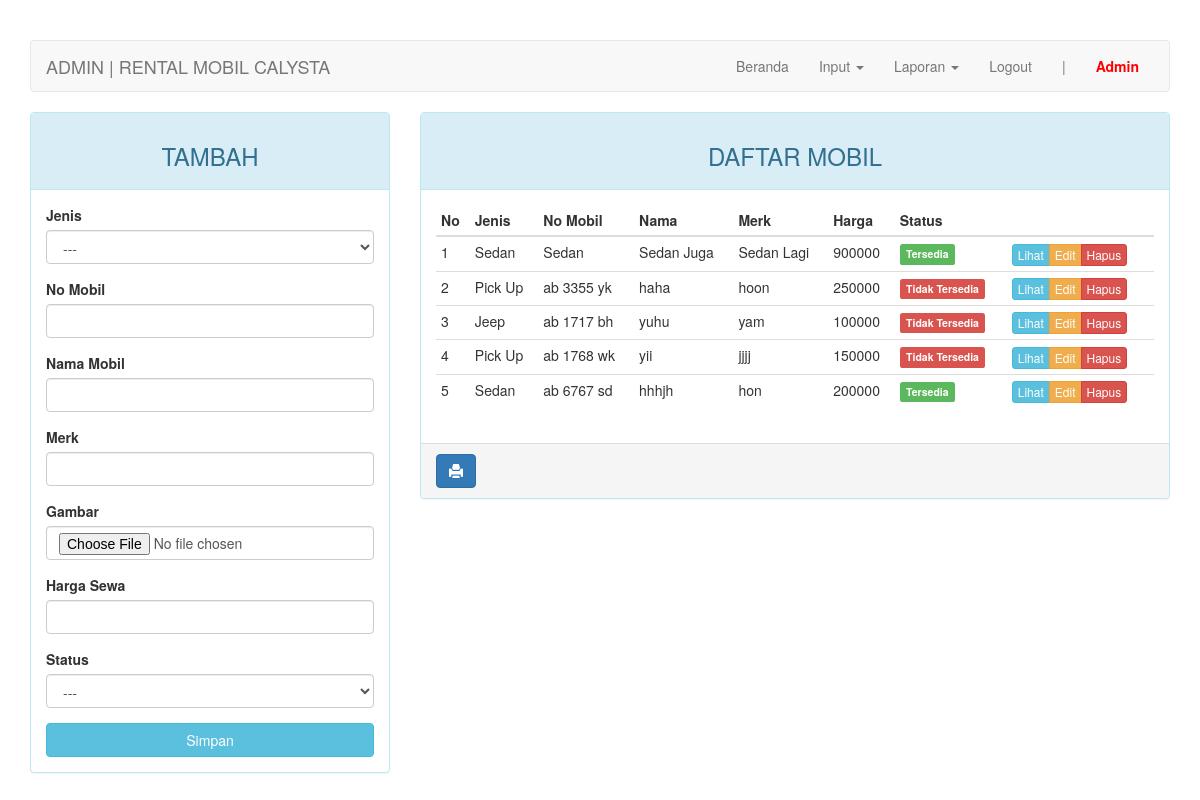
The app's page /admin/index.php?page=mobil (signed in), older data.
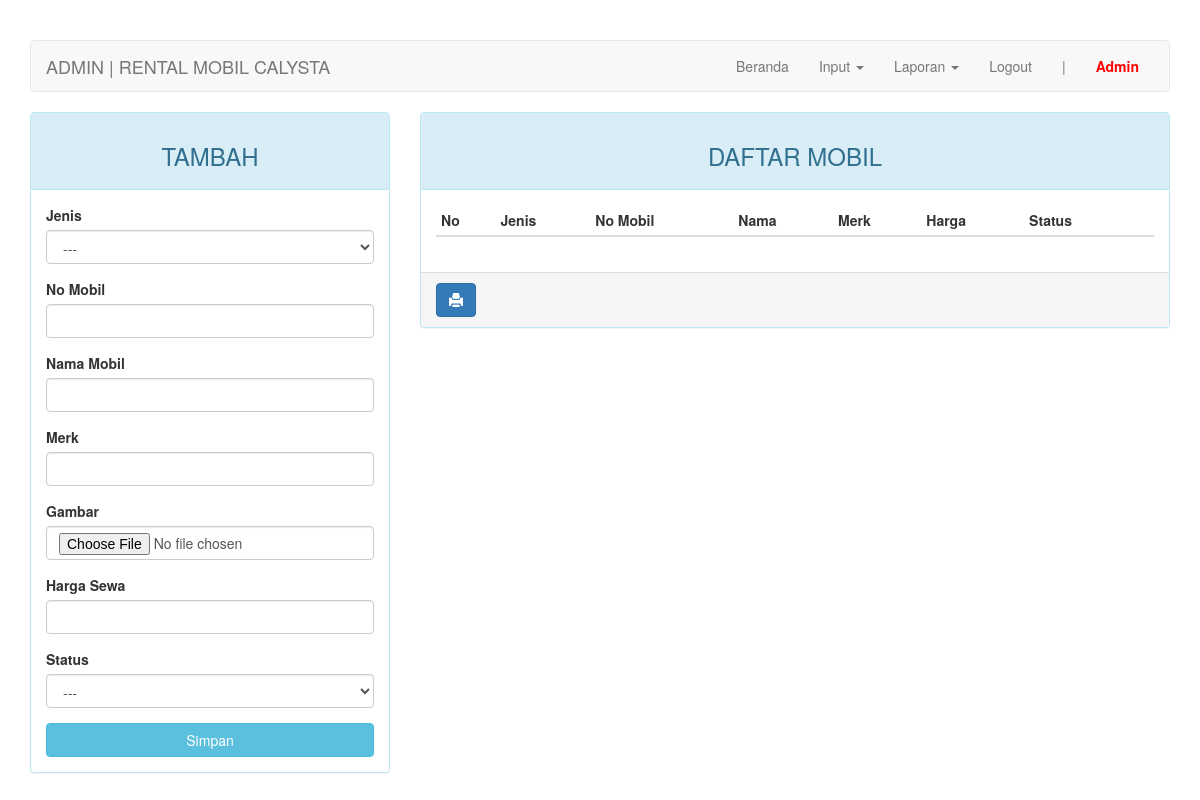
The same page, newer data.
### tables this page shows
CREATE TABLE `mobil` (
  `id_mobil` int(11) NOT NULL,
  `id_jenis` int(4) NOT NULL,
  `no_mobil` varchar(10) NOT NULL,
  `merk` varchar(20) NOT NULL,
  `nama_mobil` varchar(30) NOT NULL,
  `gambar` varchar(100) NOT NULL,
  `harga` int(7) NOT NULL,
  `status` enum('0','1') NOT NULL
);

CREATE TABLE `jenis` (
  `id_jenis` int(4) NOT NULL,
  `nama` varchar(30) NOT NULL
);

### admin/page/mobil.php (the view, shortened to what this page needs)
<?php
$update = (isset($_GET['action']) AND $_GET['action'] == 'update') ? true : false;
?>
<div class="row">
	<div class="col-md-4 hidden-print">
	    <div class="panel panel-<?= ($update) ? "warning" : "info" ?>">
	        <div class="panel-heading"><h3 class="text-center"><?= ($update) ? "EDIT" : "TAMBAH" ?></h3></div>
	        <div class="panel-body">
	            <form action="<?=$_SERVER['REQUEST_URI']?>" method="POST" enctype="multipart/form-data">
	                <div class="form-group">
	                    <label for="id_jenis">Jenis</label>
											<select class="form-control" name="id_jenis">
												<option>---</option>
											</select>
	                </div>
	                <div class="form-group">
	                    <label for="no_mobil">No Mobil</label>
	                    <input type="text" name="no_mobil" class="form-control" <?= (!$update) ?: 'value="'.$row["no_mobil"].'"' ?>>
	                </div>
	                <div class="form-group">
	                    <label for="nama_mobil">Nama Mobil</label>
	                    <input type="text" name="nama_mobil" class="form-control" <?= (!$update) ?: 'value="'.$row["nama_mobil"].'"' ?>>
	                </div>
	                <div class="form-group">
	                    <label for="merk">Merk</label>
	                    <input type="text" name="merk" class="form-control" <?= (!$update) ?: 'value="'.$row["merk"].'"' ?>>
	                </div>
	                <div class="form-group">
	                    <label for="gambar">Gambar</label>
	                    <input type="file" name="gambar" class="form-control">
	                </div>
	                <div class="form-group">
	                    <label for="harga">Harga Sewa</label>
	                    <input type="text" name="harga" class="form-control" <?= (!$update) ?: 'value="'.$row["harga"].'"' ?>>
	                </div>
	                <div class="form-group">
	                    <label for="status">Status</label>
											<select class="form-control" name="status">
												<option>---</option>
											</select>
	                </div>
	                <button type="submit" class="btn btn-<?= ($update) ? "warning" : "info" ?> btn-block">Simpan</button>
	            </form>
	        </div>
	    </div>
	</div>
	<div class="col-md-8">
	    <div class="panel panel-info">
	        <div class="panel-heading"><h3 class="text-center">DAFTAR MOBIL</h3></div>
	        <div class="panel-body">
	            <table class="table table-condensed">
	                <thead>
	                    <tr>
	                        <th>No</th>
	                        <th>Jenis</th>
	                        <th>No Mobil</th>
	                        <th>Nama</th>
	                        <th>Merk</th>
	                        <th>Harga</th>
	                        <th>Status</th>
	                        <th class="hidden-print"></th>
	                    </tr>
	                </thead>
	                <tbody>
	                    <?php $no = 1; ?>
	                    <?php if ($query = $connection->query("SELECT * FROM mobil JOIN jenis USING(id_jenis)")): ?>
	                        <?php while($row = $query->fetch_assoc()): ?>
	                        <tr>
	                            <td><?=$no++?></td>
															<td><?=$row['nama']?></td>
															<td><?=$row['no_mobil']?></td>
															<td><?=$row['nama_mobil']?></td>
															<td><?=$row['merk']?></td>
															<td><?=$row['harga']?></td>
															<td><span class="label label-<?=($row['status']) ? "success" : "danger" ?>"><?=($row['status']) ? "Tersedia" : "Tidak Tersedia" ?></span></td>
	                            <td class="hidden-print">
	                                <div class="btn-group">
	                                    <a href="../assets/img/mobil/<?=$row['gambar']?>" class="btn btn-info btn-xs fancybox">Lihat</a>
	                                    <a href="?page=mobil&action=update&key=<?=$row['id_mobil']?>" class="btn btn-warning btn-xs">Edit</a>
	                                    <a href="?page=mobil&action=delete&key=<?=$row['id_mobil']?>" class="btn btn-danger btn-xs">Hapus</a>
	                                </div>
	                            </td>
	                        </tr>
	                        <?php endwhile ?>
	                    <?php endif ?>
	                </tbody>
	            </table>
	        </div>
			    <div class="panel-footer hidden-print">
			        <a onClick="window.print();return false" class="btn btn-primary"><i class="glyphicon glyphicon-print"></i></a>
			    </div>
	    </div>
	</div>
</div>

Row changes from the older to the newer data that the page shows:
removed mobil: id_jenis.nama "Sedan", no_mobil "Sedan", nama_mobil "Sedan Juga", merk "Sedan Lagi", harga "900000", status "Tersedia"
removed mobil: id_jenis.nama "Pick Up", no_mobil "ab 3355 yk", nama_mobil "haha", merk "hoon", harga "250000", status "Tidak Tersedia"
removed mobil: id_jenis.nama "Jeep", no_mobil "ab 1717 bh", nama_mobil "yuhu", merk "yam", harga "100000", status "Tidak Tersedia"
removed mobil: id_jenis.nama "Pick Up", no_mobil "ab 1768 wk", nama_mobil "yii", merk "jjjj", harga "150000", status "Tidak Tersedia"
removed mobil: id_jenis.nama "Sedan", no_mobil "ab 6767 sd", nama_mobil "hhhjh", merk "hon", harga "200000", status "Tersedia"
